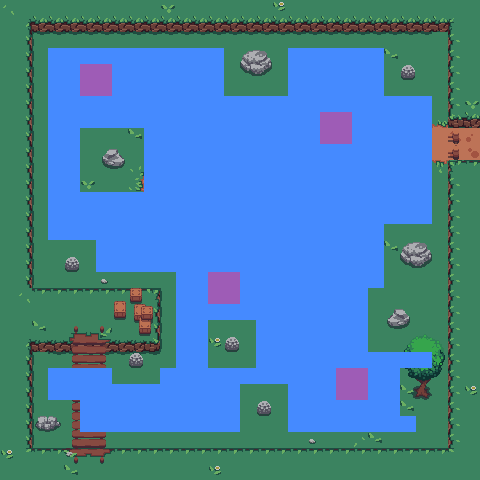

The image is a tile-based game level rendered from a .tmx file. Its description and source (layers, tilesets, objects; grid data summarised) follow:
An orthogonal 30x30 tile map with 16x16 px tiles, 8 tile layers (Ground, Mini_objects, Objects, Transparent, ...).

<map version="1.10" tiledversion="1.11.2" orientation="orthogonal" renderorder="right-down" width="30" height="30" tilewidth="16" tileheight="16" infinite="0" nextlayerid="12" nextobjectid="1">
 <tileset firstgid="1" source="spr_grass_tileset.tsx" />
 <layer id="1" name="Ground" width="30" height="30">
  <data>[900 cells, 772 non-empty, 32 distinct tile ids]</data>
 </layer>
 <layer id="6" name="Mini_objects" width="30" height="30">
  <data>[900 cells, 10 non-empty, 1 distinct tile ids]</data>
 </layer>
 <layer id="2" name="Objects" width="30" height="30">
  <data>[900 cells, 280 non-empty, 40 distinct tile ids]</data>
 </layer>
 <layer id="5" name="Transparent" width="30" height="30">
  <data>[900 cells, 49 non-empty, 40 distinct tile ids]</data>
 </layer>
 <layer id="8" name="Door_closed" width="30" height="30">
  <data>[900 cells, 2 non-empty, 2 distinct tile ids]</data>
 </layer>
 <layer id="9" name="Door_open" width="30" height="30">
  <data>[900 cells, 2 non-empty, 1 distinct tile ids]</data>
 </layer>
 <layer id="11" name="Enemies_spawn" width="30" height="30">
  <data>[900 cells, 425 non-empty, 1 distinct tile ids]</data>
 </layer>
 <layer id="10" name="Player_spawn" width="30" height="30">
  <data>[900 cells, 16 non-empty, 1 distinct tile ids]</data>
 </layer>
</map>
